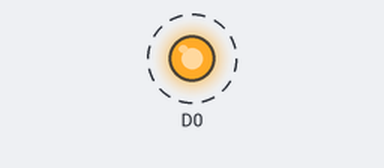
Bench run of a sketch on a simulated ESP8266 (NodeMCU). On the bench: output pins drawn as LEDs (lit = HIGH). Dashed ring = blinking.

Above: at 0.02 s.
Timing chart, 0 to 3.0 s (numbered marks = the images above):
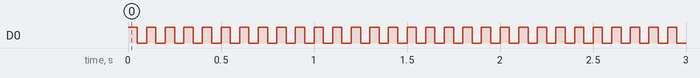

The sketch:

task1.ino
```cpp
// Задание: реализовать мигание лампочки D0
void setup() {
  pinMode(D0, OUTPUT);
}

void loop() {
  digitalWrite(D0, HIGH);
  delay(50);
  digitalWrite(D0, LOW);
  delay(50);
}
```

Measured:
- by itself, D0: alternates HIGH for 0.05 s and LOW for 0.05 s
